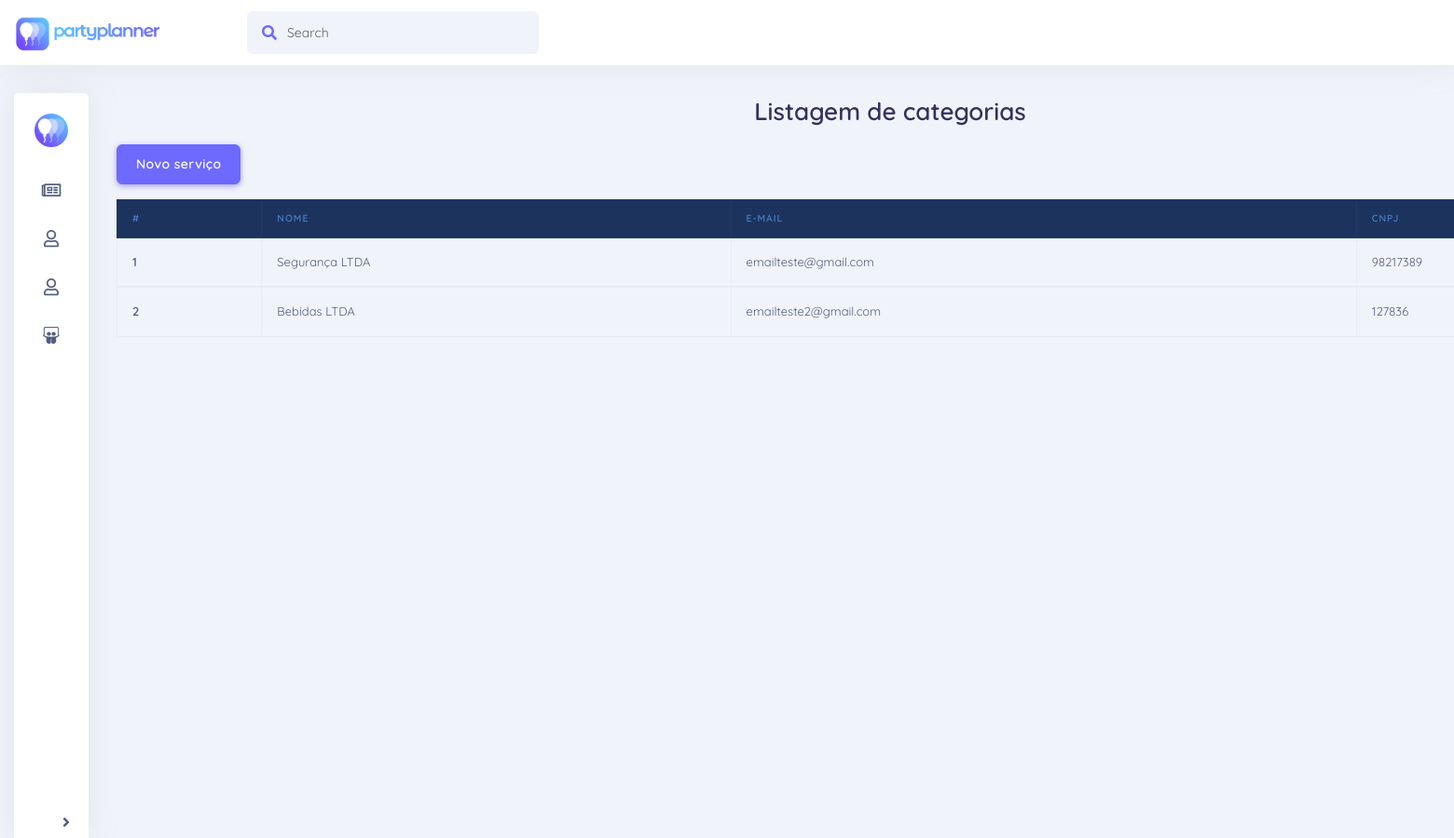
Before: /view/lista_servico.php with the older database file.
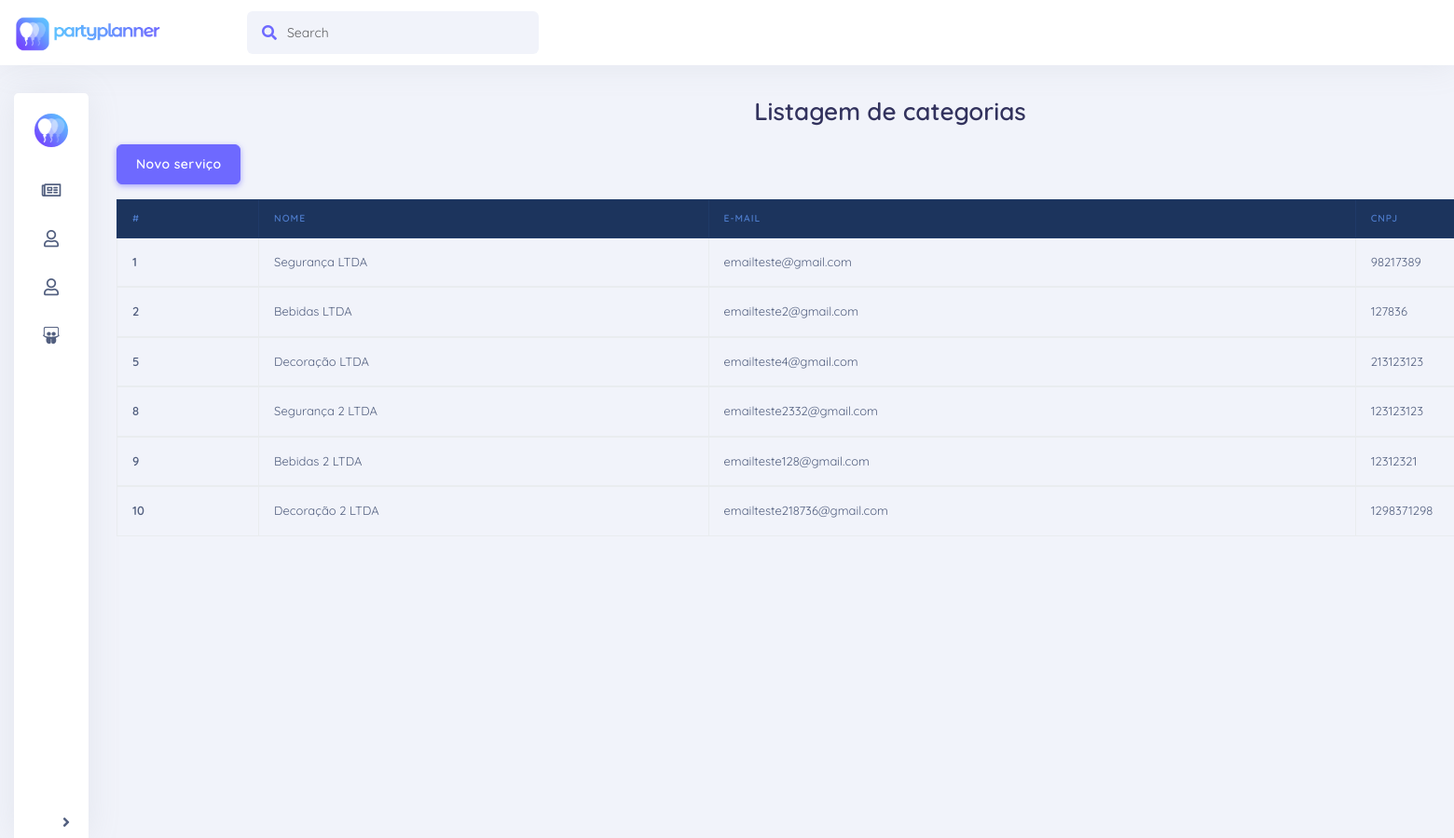
After: the same page with the newer database file.
### tables this page shows
CREATE TABLE `usuario` (
  `id` bigint(20) NOT NULL,
  `nome` varchar(100) NOT NULL,
  `email` varchar(200) NOT NULL,
  `senha` varchar(20) NOT NULL,
  `tipo` char(1) NOT NULL,
  `cnpj` char(14) DEFAULT NULL,
  `telefone` bigint(20) DEFAULT NULL
);

### autoload.php (called while the page is built, shortened)
<?php
function autoload($classe)
{
    $classe = lcfirst($classe);
    $classe2 = lcfirst(substr($classe, 0,8));
    $classe3 = lcfirst(substr($classe, 8));
    $classe4 = lcfirst(substr($classe, 0,6));
    $classe5 = lcfirst(substr($classe, 6));
    $classe6 = lcfirst(substr($classe, 8,6));
    $classe7 = lcfirst(substr($classe, 14));
}

### modelo/database.class.php (called while the page is built, shortened)
<?php
include_once '../autoload.php';
class Database{
    protected static $conn;
    private function __construct()
    {
        try
        {
            self::$conn = new PDO("mysql:host=". Config::HOST_NAME."; dbname=".Config::DATABASE_NAME, Config::DATABASE_USER_NAME, Config::DATABASE_PASSWORD);
            self::$conn->setAttribute(PDO::ATTR_ERRMODE, PDO::ERRMODE_EXCEPTION);
            self::$conn->exec('SET NAMES utf8');
        }
        catch (PDOException $e)
        {
            $email = new Email();
            die("Connection Error: " . $e->getMessage());
        }
    }
    public static function conectar()
    {
        return self::$conn;
    }
}

### controle/controle.servico.class.php (called while the page is built, shortened)
<?php
class ControleServico extends ControleBase {
    private $servico;
    public function __construct() {
        $this->servico = new Servico();
    }
    public function controleAcao($acao,$param=null,$param2=null){
        switch ($acao) {
            default:
                return parent::controleAcao($acao,$param,$param2);
                break;
        }
    }
    protected function listarTodos($param=null, $param2){
        return $this->servico->listarTodos($param, $param2);
    }
}

### modelo/servico.class.php (called while the page is built, shortened)
<?php
class Servico implements IBaseModelo{
    private $id;
    private $nome;
    private $email;
    private $cnpj;
    private $conn;
    public function getId() {
        return $this->id;
    }
    public function getNome() {
        return $this->nome;
    }
    public function getEmail() {
        return $this->email;
    }
    public function getCnpj() {
        return $this->cnpj;
    }
    public function __construct() {
        $this->conn = Database::conectar();
    }
    public function listarTodos($nome=null, $email){
        try{
            if(!is_null($nome)){
                $query="SELECT id, nome, email, telefone, senha, cnpj FROM usuario WHERE email = :email AND nome LIKE :nome AND tipo='S'";
            }else{
                $query="SELECT id, nome, email, telefone, senha, cnpj FROM usuario WHERE tipo='S'";
            }
            $this->stmt= $this->conn->prepare($query);
            if($this->stmt->execute()){
                $servicos = $this->stmt->fetchAll(PDO::FETCH_CLASS,"Servico");
            }
            return $servicos;
        } catch(PDOException $e) {
            echo "<div class='alert alert-danger'>".$e->getMessage()."</div>";
            return null;
        }
    }
}

### controle/controle.base.class.php (called while the page is built, shortened)
<?php
abstract class ControleBase {
    public function controleAcao($acao,$param=null, $param2=null) {
        switch ($acao) {
             case "listarTodos":
                return $this->listarTodos($param, $param2);
                break;
        }
    }
}
?>

### view/lista_servico.php (the view, shortened to what this page needs)
<?php
	include_once '../autoload.php';
	$servicoControle = new ControleServico();
	$servicos = array();
	if(isset($_GET['procure'])){
		$servicos = $servicoControle->controleAcao("listarTodos", $_GET['procure']);
	}else{
		$servicos = $servicoControle->controleAcao("listarTodos");
	}
?>
<!DOCTYPE html>
<html>
<head>
<link rel="stylesheet" href="https://stackpath.bootstrapcdn.com/bootstrap/4.1.0/css/bootstrap.min.css">
    <link rel="stylesheet" href="https://use.fontawesome.com/releases/v5.8.1/css/all.css">
    <link rel="stylesheet" href="css/main.css">
	<link href="vendor/nucleo/css/nucleo.css" rel="stylesheet">
	<link href="vendor/@fortawesome/fontawesome-free/css/all.min.css" rel="stylesheet">
	<link type="text/css" href="css/argon.css?v=1.0.0" rel="stylesheet">
</head>
<body>
    <?php include_once('include/navbar.php'); ?>
    <div class="wrapper">
    	<?php include_once('include/sidebar.php'); ?>
    	<div id="page">
<h1 class="text-center mb-3">Listagem de categorias</h1>
    <a class="btn btn-primary mb-3" href="form_servico.php" role="button">Novo serviço</a>
    <table class="table table-bordered">
        <thead class="thead-dark">
            <tr>
                <th scope="col">#</th>
				<th scope="col">Nome</th>
				<th scope="col">E-mail</th>
                <th scope="col">Cnpj</th>
            </tr>
        </thead>
		<?php
		if(!empty($servicos)){
			foreach ($servicos as $serv) {
				echo "
					<tbody>
						<tr>
							<th scope='row'>".$serv->getId()."</th>
							<td>".$serv->getNome()."</td>
							<td>".$serv->getEmail()."</td>
							<td>".$serv->getCnpj()."</td>
						</tr>
					</tbody>
				";
			}
		}
		?>

### view/include/navbar.php (shortened to what this page needs)
<div class="navigation normal-shadow bg-light">
	<nav class="navbar navbar-horizontal navbar-expand-lg">
		<div class="container container-menu">
			<a class="navbar-brand" href="home.php"><img src="img/outrologo2.png"/></a>
			<div class="collapse navbar-collapse" id="navbar-default">
				<form class="navbar-search navbar-search-light form-inline mr-3 d-none d-md-flex ml-lg-auto">
				  <div class="form-group mb-0">
					<div class="input-group input-group-alternative">
					  <div class="input-group-prepend">
						<span class="input-group-text"><i class="fas fa-search"></i></span>
					  </div>
					  <input class="form-control" placeholder="Search" type="text">
					</div>
				  </div>
				</form>
			</div>
		</div>
	</nav>
</div>

### view/include/sidebar.php (shortened to what this page needs)
<nav id="sidebar" class="minimized normal-shadow">
				<button id="expandeMenu" class="btn-diferente">
                    	<i class="fas fa-angle-right"></i>
				</button>
            <div class="sidebar-header">
				<div class="header-photo circle">
					<img src="img/logo.png"/>
				</div>
            </div>
            <ul class="list-unstyled components">
                <a href="" data-toggle="collapse" aria-expanded="false">
	                <li class="active">
	                    <i class="far fa-newspaper"></i><span>Página incial</span>
	                </li>
                </a>
                <a href="">
	                <li>
	                    <i class="far fa-user"></i><span>Seu perfil</span>
	                </li>
                </a>
				<a href="lista_evento.php">
					<li>
                    	<i class="far fa-user"></i><span>Seus eventos</span>
                	</li>
                </a>
                <a href="">
					<li>
                    	<i class="fab fa-slideshare"></i><span>Compartilhados</span>
                	</li>
                </a>
            </ul>
        </nav>

### view/css/main.css (style rules this page uses)
.wrapper { display: flex; align-items: stretch; }
.wrapper { display: flex; margin-top: 30px; align-items: stretch; width: 1800px; margin-left: auto; margin-right: auto; padding: 0px 15px; }
a[data-toggle="collapse"] { position: relative; }
html { height: 100%; }
body { font-family: 'Quicksand' !important; background-color: #f1f3fa !important; height: 100%; }
a, a:hover, a:focus { color: inherit; text-decoration: none; transition: all 0.3s; }
#sidebar { background: white; color: inherit; border-top-left-radius: 0.3rem; border-top-right-radius: 0.3rem; width: 83px; min-height: 100vh; }
#sidebar .sidebar-header { padding: 20px 20px 0px; height: 120px; background-size: 100% 100%; border-top-left-radius: 0.3rem; border-top-right-radius: 0.3rem; }
#sidebar .header-photo { width: 74px; height: 74px; margin: auto; padding: 2px; background-size: 100% 100%; }
#sidebar .header-photo img { width: 100%; height: 100%;; border-radius: 50px; margin: 0px; }
#sidebar ul.components { padding: 20px 0 0 0; font-size: .8rem; }
#sidebar ul li { padding: 15px 30px 15px 35px; }
#sidebar ul > a { font-size: 1.1em; display: block; }
#sidebar ul > a i { font-size: 1em; margin-right: 13px; }
#sidebar.minimized { text-align: center; }
#sidebar.minimized .sidebar-header { height: auto; background: none; }
#sidebar.minimized .header-photo { width: 40px; height: 40px; position: relative; }
#sidebar.minimized .list-unstyled li { text-align: center; padding: 15px 25px 15px 25px; }
#sidebar.minimized .list-unstyled li i { font-size: 1.3em; margin-right: 0px; }
.navigation { width: 100%; }
.bg-light { background-color: #fff !important; }
.navbar-brand img { width: 160px; }
.navbar-brand { margin-right: 90px !important; font-size: 1.3rem; font-weight: bold; color: #6e69ff !important; }
.navbar { width: 1800px; padding: 0.5rem 15px !important; margin-left: auto; margin-right: auto; }
@media (min-width: 992px) { .navbar-expand-lg { height: 70px; } }
.container.container-menu { width: auto; padding-right: 0px !important; padding-left: 0px !important; margin-right: 0px !important; margin-left: 0px !important; }
#page { width: 100%; margin: 0px 0px 0px 30px; text-align: left; }
.btn-diferente { padding: 5px 12px; border: none; background-color: transparent; color: #525f7f; border-radius: 0.3rem; cursor: pointer; outline: none; }
#expandeMenu { position: fixed; bottom: 0px; background-color: white; }
.normal-shadow { box-shadow: 0 0 35px 0 rgba(154,161,171,.15); }
.circle { border-radius: 50%; }

Changed rows visible on the page:
added usuario: id "5", nome "Decoração LTDA", email "emailteste4@gmail.com", cnpj "213123123"
added usuario: id "8", nome "Segurança 2 LTDA", email "emailteste2332@gmail.com", cnpj "123123123"
added usuario: id "9", nome "Bebidas 2 LTDA", email "emailteste128@gmail.com", cnpj "12312321"
added usuario: id "10", nome "Decoração 2 LTDA", email "emailteste218736@gmail.com", cnpj "1298371298"
